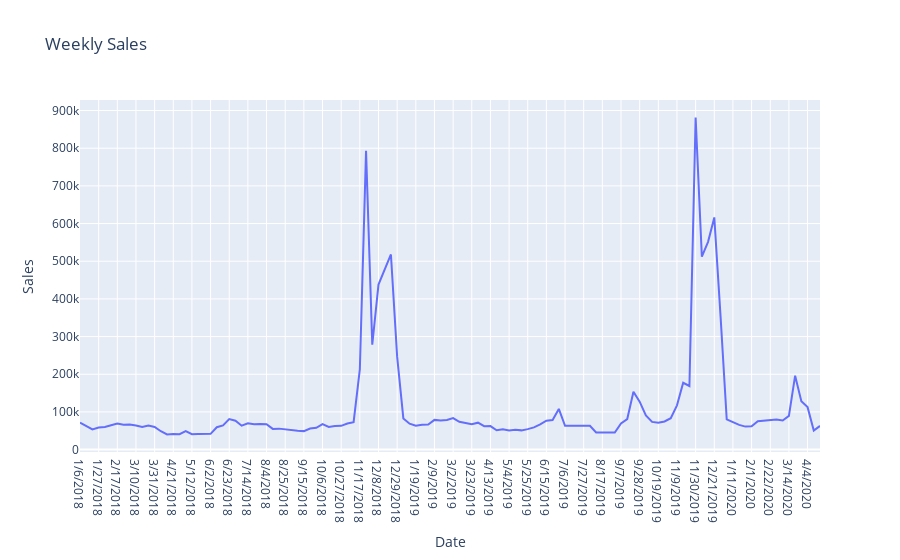

Notebook code for this chart:
### Markdown cell above
#### Nintendo Switch Sales

### Code cell
weekly_sales_sc = go.Scatter(x = weekly_sales['Date'], y = weekly_sales['Nintendo Switch Sales'])
layout = go.Layout(title='Weekly Sales', xaxis=dict(title='Date'), yaxis=dict(title='Sales'))
fig = go.Figure(data=[weekly_sales_sc], layout=layout)
iplot(fig)
